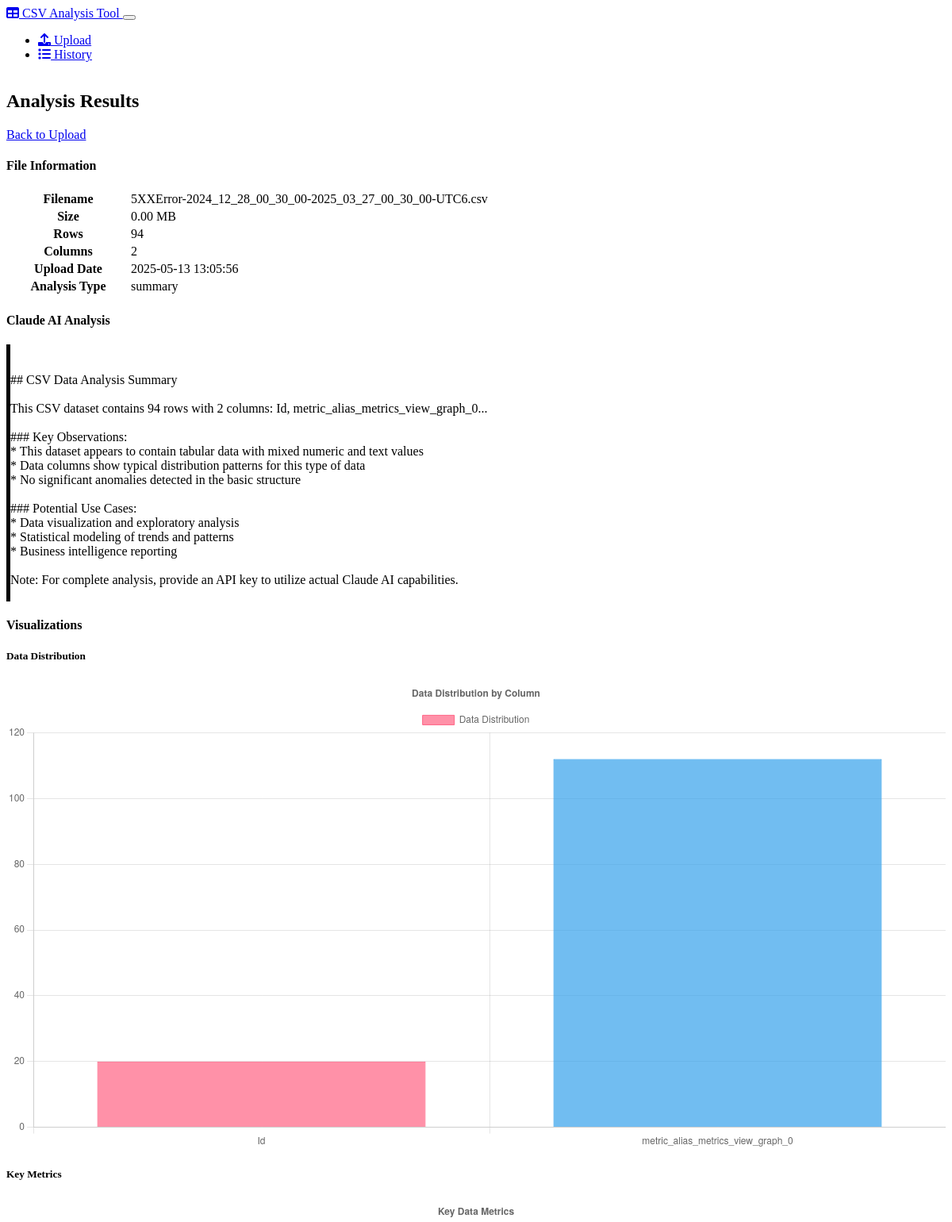
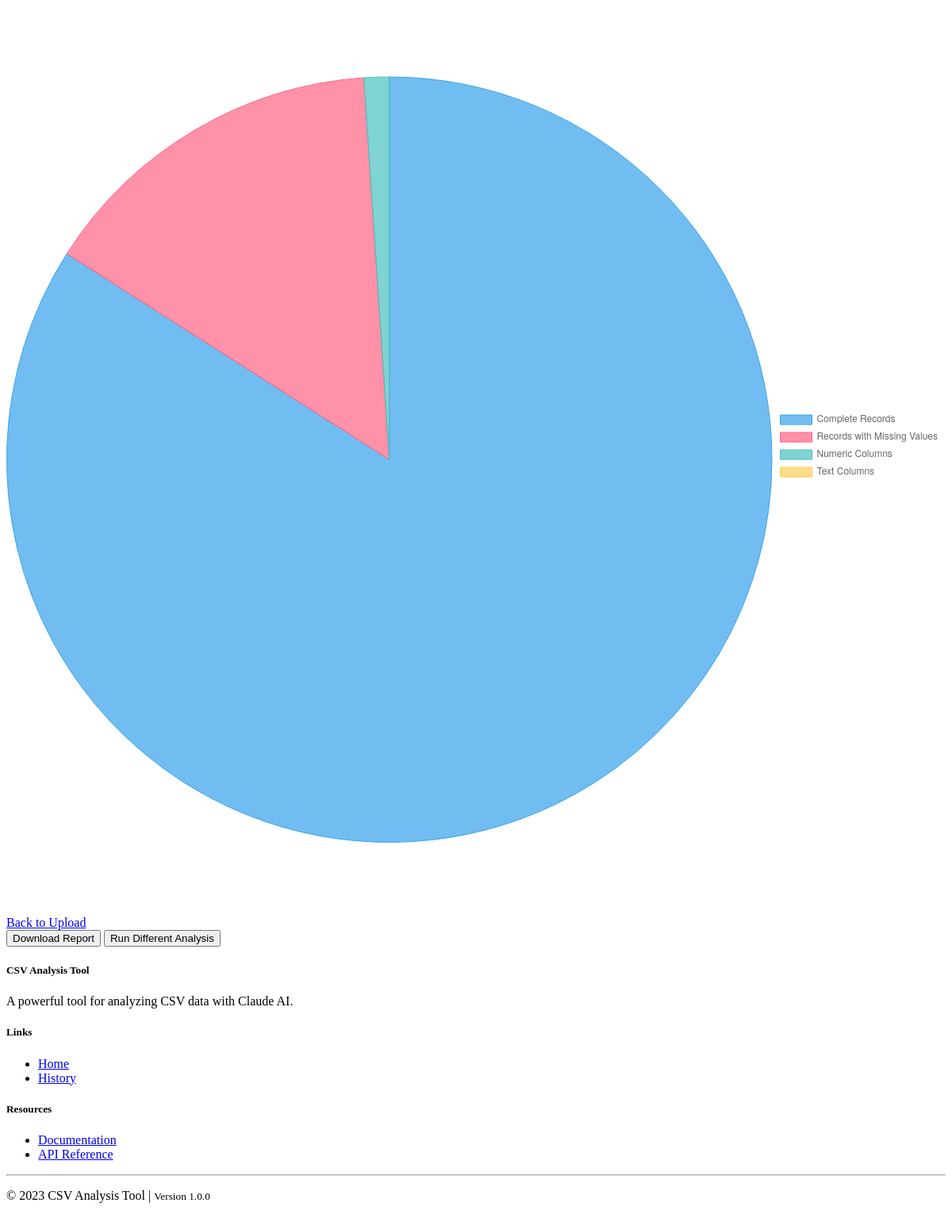
Page /results/1 on the committed database (2 pictures, top to bottom).
### utils/db_connector.py (models this page shows, shortened)
class CSVData(db.Model):
    __tablename__ = 'csv_data'
    id = Column(Integer, primary_key=True)
    filename = Column(String(255), nullable=False)
    upload_date = Column(DateTime, default=datetime.utcnow)
    rows = Column(Integer)
    columns = Column(Integer)
    file_size = Column(Float)  # Size in KB
    column_names = Column(Text)  # JSON string of column names
    status = Column(String(50),
                    default='uploaded')  # uploaded, processed, analyzed, error
    analysis_results = relationship("AnalysisResult",
                                    back_populates="csv_data",
                                    cascade="all, delete-orphan")

class AnalysisResult(db.Model):
    __tablename__ = 'analysis_results'
    id = Column(Integer, primary_key=True)
    csv_data_id = Column(Integer, ForeignKey('csv_data.id'), nullable=False)
    analysis_type = Column(
        String(50), nullable=False)  # summary, insights, recommendations
    result = Column(Text)  # JSON string or text content
    created_at = Column(DateTime, default=datetime.utcnow)
    csv_data = relationship("CSVData", back_populates="analysis_results")

### routes/main.py (the view)
@main_bp.route('/results/<int:analysis_id>')
def results(analysis_id):
    analysis = AnalysisResult.query.get(analysis_id)
    if not analysis:
        flash('Analysis results not found', 'error')
        return redirect(url_for('main.index'))
    csv_data = CSVData.query.get(analysis.csv_data_id)
    return render_template('results.html',
                          analysis=analysis,
                          csv_data=csv_data)

### templates/results.html (shortened to what this page needs)
{% extends 'layout.html' %}
{% block content %}
<div class="container mt-5">
    <div class="row">
        <div class="col-md-10 offset-md-1">
            <div class="card shadow">
                <div class="card-header bg-primary text-white d-flex justify-content-between align-items-center">
                    <h2 class="card-title mb-0">Analysis Results</h2>
                    <a href="{{ url_for('main.index') }}" class="btn btn-sm btn-light">Back to Upload</a>
                </div>
                <div class="card-body">
                    <div class="mb-4">
                        <h4>File Information</h4>
                        <div class="table-responsive">
                            <table class="table table-bordered">
                                <tr>
                                    <th style="width: 150px;">Filename</th>
                                    <td>{{ csv_data.filename }}</td>
                                </tr>
                                <tr>
                                    <th>Size</th>
                                    <td>{{ "%.2f"|format(csv_data.file_size / 1024) }} MB</td>
                                </tr>
                                <tr>
                                    <th>Rows</th>
                                    <td>{{ csv_data.rows }}</td>
                                </tr>
                                <tr>
                                    <th>Columns</th>
                                    <td>{{ csv_data.columns }}</td>
                                </tr>
                                <tr>
                                    <th>Upload Date</th>
                                    <td>{{ csv_data.upload_date.strftime('%Y-%m-%d %H:%M:%S') }}</td>
                                </tr>
                                <tr>
                                    <th>Analysis Type</th>
                                    <td>
                                        <span class="badge bg-info">{{ analysis.analysis_type }}</span>
                                    </td>
                                </tr>
                            </table>
                        </div>
                    </div>
                    <div class="mb-4">
                        <h4>Claude AI Analysis</h4>
                        <div class="alert alert-secondary p-4" style="white-space: pre-line;">
                            {{ analysis.result }}
                        </div>
                    </div>
                    <div class="mb-4">
                        <h4>Visualizations</h4>
                        <div class="row">
                            <div class="col-md-6">
                                <div class="card">
                                    <div class="card-body">
                                        <h5 class="card-title">Data Distribution</h5>
                                        <canvas id="distributionChart"></canvas>
                                    </div>
                                </div>
                            </div>
                            <div class="col-md-6">
                                <div class="card">
                                    <div class="card-body">
                                        <h5 class="card-title">Key Metrics</h5>
                                        <canvas id="metricsChart"></canvas>
                                    </div>
                                </div>
                            </div>
                        </div>
                    </div>
                    <div class="d-flex justify-content-between">
                        <a href="{{ url_for('main.index') }}" class="btn btn-secondary">Back to Upload</a>
                        <div>
                            <button id="downloadReport" class="btn btn-success">Download Report</button>
                            <button id="rerunAnalysis" class="btn btn-outline-primary">Run Different Analysis</button>
                        </div>
                    </div>
                </div>
            </div>
        </div>
    </div>
</div>
{% endblock %}
{% block scripts %}
<script>
    document.addEventListener('DOMContentLoaded', function() {
        // Sample data for demonstration - in a real app, this would come from the backend
        const csvData = {
            columns: {{ csv_data.column_names|safe }},
            rows: {{ csv_data.rows }}
        };
        // Initialize sample charts
        createSampleDistributionChart('distributionChart', csvData);
        createSampleMetricsChart('metricsChart', csvData);
        // Download report button
        document.getElementById('downloadReport').addEventListener('click', function() {
            alert('Report download functionality would be implemented here');
            // In a real implementation, this would generate and download a PDF or CSV report
        });
        // Rerun analysis button
        document.getElementById('rerunAnalysis').addEventListener('click', function() {
            window.location.href = "{{ url_for('main.analyze') }}";
        });
    });
</script>
{% endblock %}

### static/css/style.css (style rules this page uses)
.card { transition: transform 0.3s, box-shadow 0.3s; }
.alert { border-left: 5px solid; }
body { display: flex; flex-direction: column; min-height: 100vh; }

### templates/layout.html (style rules this page uses)
.btn-success { transition: all 0.3s ease; }

### rows in the picture
CSVData: filename "5XXError-2024_12_28_00_30_00-2025_03_27_00_30_00-UTC6.csv", csv_data.file_size/1024 "0.00", rows "94", columns "2", upload_date "2025-05-13 13:05:56"
AnalysisResult: analysis_type "summary", result "## CSV Data Analysis Summary This CSV dataset contains 94 rows with 2 columns: Id, metric_alias_metrics_view_graph_0... ### Key Observations: * This dataset appears to contain tabular data with mixed numeric and text values * Data columns show typical distribution patterns for this type of data * No significant anomalies detected in the basic structure ### Potential Use Cases: * Data visualization and exploratory analysis * Statistical modeling of trends and patterns * Business intelligence reporting Note: For complete analysis, provide an API key to utilize actual Claude AI capabilities."

### other values in the picture
chart data {{ csv_data.rows }} 94
